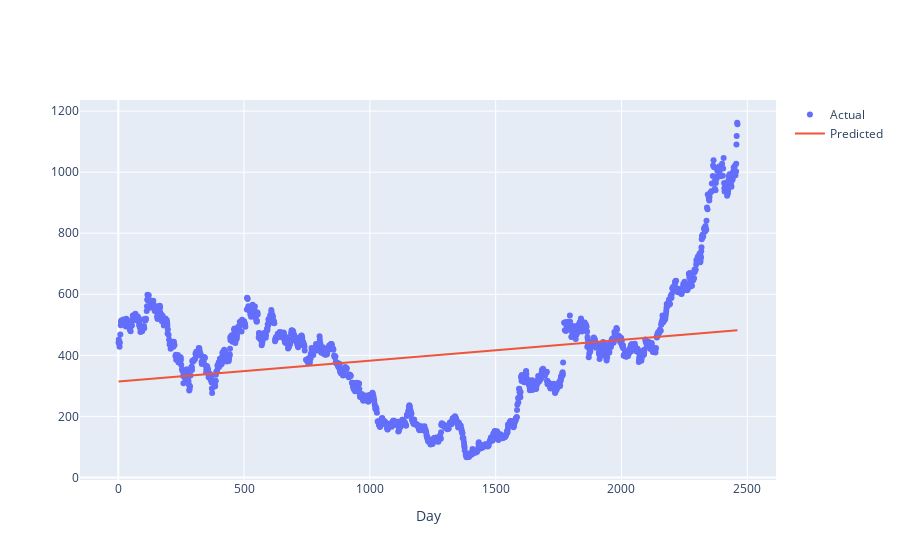

Here is the notebook cell this chart was saved with:
### Code cell
trace0 = go.Scatter(
    x = X_train.T[0],
    y = Y_train,
    mode = 'markers',
    name = 'Actual'
)
trace1 = go.Scatter(
    x = X_train.T[0],
    y = lm.predict(X_train).T,
    mode = 'lines',
    name = 'Predicted'
)

Tata_motors_data = [trace0, trace1]

layout = go.Layout(
    xaxis=dict(
        title=dict(
            text='Day'
        )
    )
)

plot2 = go.Figure(data=Tata_motors_data, layout=layout)
plot2.show()

### Figure 1 — Plotly figure (JSON) as saved in the notebook; plotly's stock layout.template omitted (floating-point values rounded to 4 significant figures; data arrays with more than 128 entries replaced by an {"elided": "..."} marker saying what was removed)
{"data": [{"mode": "markers", "name": "Actual", "type": "scatter", "x": {"elided": "1723 int values"}, "y": {"elided": "1723 float values"}}, {"mode": "lines", "name": "Predicted", "type": "scatter", "x": {"elided": "1723 int values"}, "y": {"elided": "1723 float values"}}], "layout": {"xaxis": {"title": {"text": "Day"}}}}
